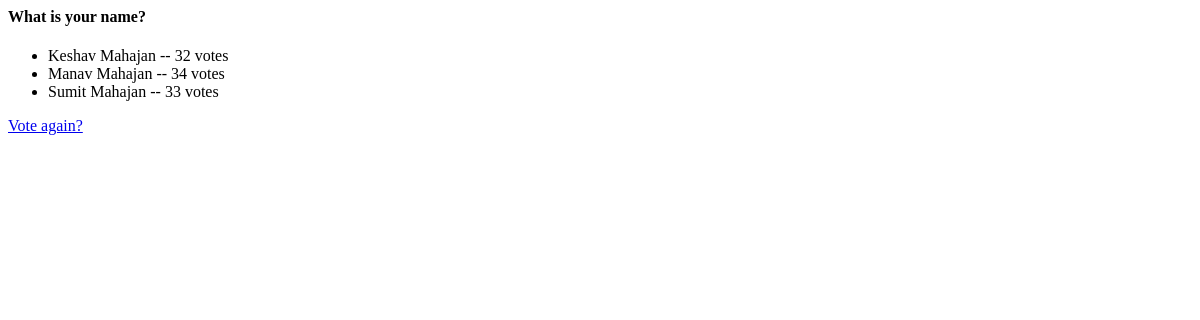
The page /polls/2/results/ on the database as committed earlier.
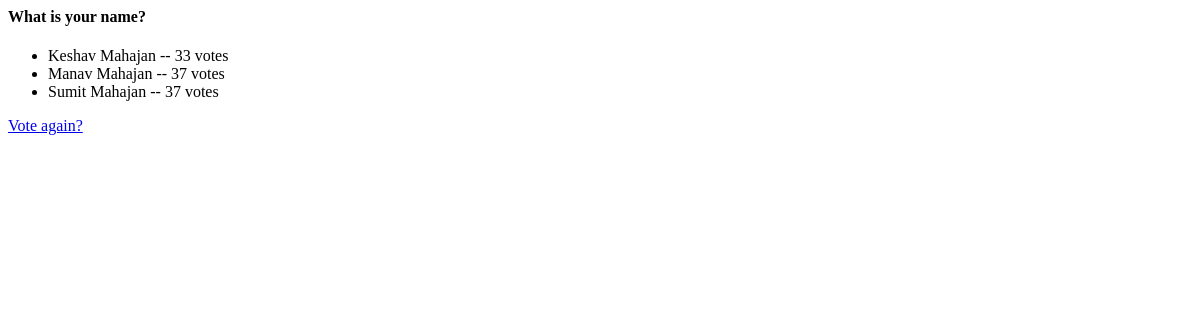
The same page on the database as committed later.
### polls/models.py (models this page shows, shortened)
class Question(models.Model):
    question_text = models.CharField(max_length=200)
    pub_date = models.DateTimeField('date published')

class Choice(models.Model):
    question = models.ForeignKey(Question, on_delete=models.CASCADE)
    choice_text = models.CharField(max_length=200)
    votes = models.IntegerField(default=0)

### polls/views.py (the view)
# urls.py: path('<int:pk>/results/', views.ResultsView.as_view(), name='results'),
class ResultsView(generic.DetailView):
    model = Question
    template_name = 'polls/results.html'

### polls/templates/polls/results.html
<h4>{{ question.question_text }}</h4>
<ul>
    {% for choice in question.choice_set.all %}
    <li>
        {{ choice.choice_text }} -- {{ choice.votes }} vote{{ choice.votes|pluralize }}
    </li>
    {% endfor %}
</ul>
<a href="{% url 'polls:detail' question.id %}">Vote again?</a>

Rows that differ between the two databases and show on the page:
changed Choice "Keshav Mahajan": votes "32" → "33"
changed Choice "Manav Mahajan": votes "34" → "37"
changed Choice "Sumit Mahajan": votes "33" → "37"
